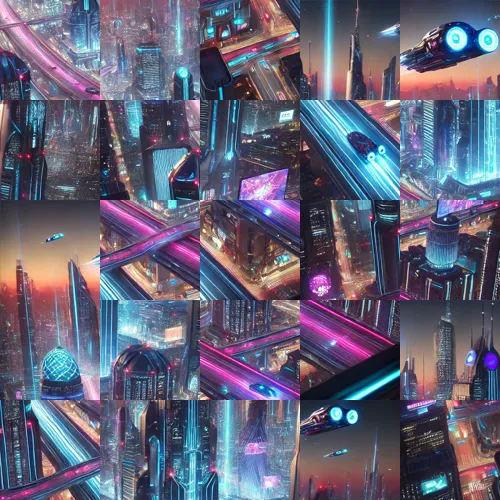
#> input picture image-compress/jigsaw.webp, 500 x 500 px
$ python app.py
#> lines starting #> are read from the running program, lines starting #| are printed output that depends on the picture
from PIL import Image
import numpy as np

img = Image.open("jigsaw.webp").convert("RGB")
#> img is the input picture: PIL image 500x500 RGB; mean R, G, B 98.7, 97.3, 118.8
w, h = img.size
#> w = 500; h = 500

tile_w = w // 5
#> tile_w = 100
tile_h = h // 5
#> tile_h = 100

mapping = [
    (0,0, 2,1), (0,1, 1,1), (0,2, 4,1), (0,3, 0,3), (0,4, 0,1),
    (1,0, 1,4), (1,1, 2,0), (1,2, 2,4), (1,3, 4,2), (1,4, 2,2),
    (2,0, 0,0), (2,1, 3,2), (2,2, 4,3), (2,3, 3,0), (2,4, 3,4),
    (3,0, 1,0), (3,1, 2,3), (3,2, 3,3), (3,3, 4,4), (3,4, 0,2),
    (4,0, 3,1), (4,1, 1,2), (4,2, 1,3), (4,3, 0,4), (4,4, 4,0),
]

out = Image.new("RGB", (tile_w * 5, tile_h * 5))
#> out: PIL image 500x500 RGB; every value is 0

for sr, sc, or_, oc in mapping:
    left   = sc * tile_w
    top    = sr * tile_h
    tile   = img.crop((left, top, left + tile_w, top + tile_h))
    out.paste(tile, (oc * tile_w, or_ * tile_h))
#> this loop made 25 passes
#> pass 1, `tile   = img.crop((left, top, left + tile_w, top + tile_h))`:
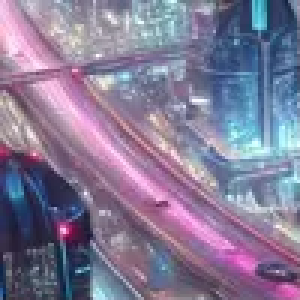
#> tile: PIL image 100x100 RGB (shown 3 times larger); mean R, G, B 131.7, 122.6, 150.9
#> pass 2, `tile   = img.crop((left, top, left + tile_w, top + tile_h))`:
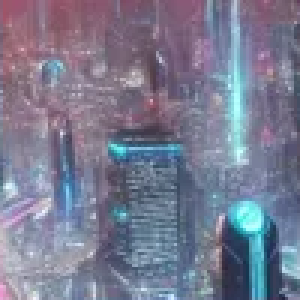
#> tile: PIL image 100x100 RGB (shown 3 times larger); mean R, G, B 120.8, 122.8, 144.4
#> pass 3, `tile   = img.crop((left, top, left + tile_w, top + tile_h))`:
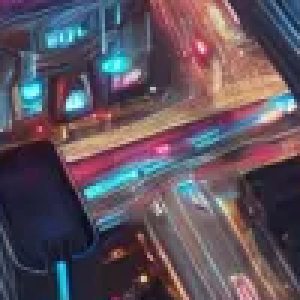
#> tile: PIL image 100x100 RGB (shown 3 times larger); mean R, G, B 94.9, 82.9, 93.6
#> after the loop:
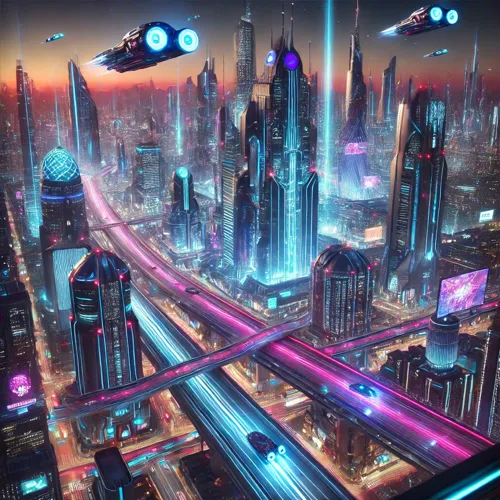
#> out: PIL image 500x500 RGB; mean R, G, B 98.7, 97.3, 118.8
#> after the loop:
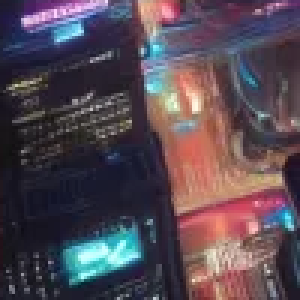
#> tile: PIL image 100x100 RGB (shown 3 times larger); mean R, G, B 86.3, 73.4, 83.5

arr = np.array(out, dtype=np.float64)

# Method 1: floor (truncation)
gray1 = (arr[:,:,0]*0.2126 + arr[:,:,1]*0.7152 + arr[:,:,2]*0.0722).astype(np.uint8)
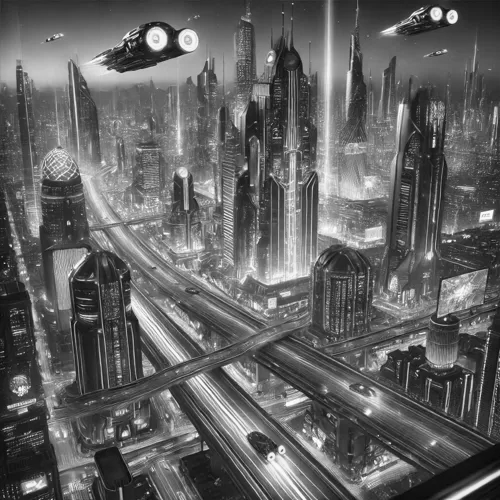
#> gray1: shape (500, 500); min 5, max 254, mean 98.7
Image.fromarray(gray1, mode="L").save("grayscale_floor.png")

# Method 2: round half up
gray2 = np.floor(arr[:,:,0]*0.2126 + arr[:,:,1]*0.7152 + arr[:,:,2]*0.0722 + 0.5).astype(np.uint8)
Image.fromarray(gray2, mode="L").save("grayscale_round.png")

# Method 3: PIL's built-in convert L (uses ITU-R 601: 0.299R + 0.587G + 0.114B)
out.convert("L").save("grayscale_pil.png")

# Method 4: use uint8 arithmetic directly (no float)
arr_u8 = np.array(out, dtype=np.uint8)
# dot product in float32
gray4 = (arr_u8[:,:,0].astype(np.float32)*0.2126 +
         arr_u8[:,:,1].astype(np.float32)*0.7152 +
         arr_u8[:,:,2].astype(np.float32)*0.0722).astype(np.uint8)
Image.fromarray(gray4, mode="L").save("grayscale_float32.png")

# Method 5: numpy clip + round with float32
gray5 = np.clip(
    arr_u8[:,:,0].astype(np.float32)*0.2126 +
    arr_u8[:,:,1].astype(np.float32)*0.7152 +
    arr_u8[:,:,2].astype(np.float32)*0.0722,
    0, 255
)
Image.fromarray(np.round(gray5).astype(np.uint8), mode="L").save("grayscale_float32_round.png")

print("Generated 5 variants:")
print("  grayscale_floor.png       - truncation (float64)")
print("  grayscale_round.png       - round half up (float64)")
print("  grayscale_pil.png         - PIL built-in L (ITU-R 601)")
print("  grayscale_float32.png     - truncation (float32)")
print("  grayscale_float32_round.png - round (float32)")
print()
print(f"Image size: {out.size}, tile size: {tile_w}x{tile_h}")
#| Image size: (500, 500), tile size: 100x100

# Show sample pixel values for comparison
print("\nSample pixel [0,0] RGB:", arr_u8[0,0])
#| Sample pixel [0,0] RGB: [45 50 62]
print("  floor64:", gray1[0,0])
#|   floor64: 49
print("  round64:", gray2[0,0])
#|   round64: 50
print("  pil:    ", np.array(out.convert('L'))[0,0])
#|   pil:     50
print("  trunc32:", gray4[0,0])
#|   trunc32: 49
print("  round32:", np.round(gray5).astype(np.uint8)[0,0])
#|   round32: 50
